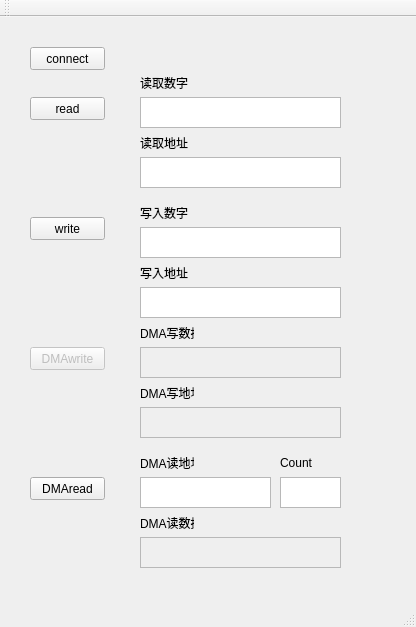
<?xml version="1.0" encoding="UTF-8"?>
<ui version="4.0">
 <class>MainWindow</class>
 <widget class="QMainWindow" name="MainWindow">
  <property name="geometry">
   <rect>
    <x>0</x>
    <y>0</y>
    <width>416</width>
    <height>627</height>
   </rect>
  </property>
  <property name="windowTitle">
   <string>MainWindow</string>
  </property>
  <widget class="QWidget" name="centralWidget">
   <widget class="QPushButton" name="pushButton">
    <property name="geometry">
     <rect>
      <x>30</x>
      <y>30</y>
      <width>75</width>
      <height>23</height>
     </rect>
    </property>
    <property name="text">
     <string>connect</string>
    </property>
   </widget>
   <widget class="QPushButton" name="read">
    <property name="geometry">
     <rect>
      <x>30</x>
      <y>80</y>
      <width>75</width>
      <height>23</height>
     </rect>
    </property>
    <property name="text">
     <string>read</string>
    </property>
   </widget>
   <widget class="QTextEdit" name="Numread">
    <property name="geometry">
     <rect>
      <x>140</x>
      <y>80</y>
      <width>201</width>
      <height>31</height>
     </rect>
    </property>
   </widget>
   <widget class="QPushButton" name="write">
    <property name="geometry">
     <rect>
      <x>30</x>
      <y>200</y>
      <width>75</width>
      <height>23</height>
     </rect>
    </property>
    <property name="text">
     <string>write</string>
    </property>
   </widget>
   <widget class="QTextEdit" name="Numwrite">
    <property name="geometry">
     <rect>
      <x>140</x>
      <y>210</y>
      <width>201</width>
      <height>31</height>
     </rect>
    </property>
   </widget>
   <widget class="QTextEdit" name="Addwrite">
    <property name="geometry">
     <rect>
      <x>140</x>
      <y>270</y>
      <width>201</width>
      <height>31</height>
     </rect>
    </property>
   </widget>
   <widget class="QLabel" name="label">
    <property name="geometry">
     <rect>
      <x>140</x>
      <y>190</y>
      <width>54</width>
      <height>12</height>
     </rect>
    </property>
    <property name="text">
     <string>写入数字</string>
    </property>
   </widget>
   <widget class="QLabel" name="label_2">
    <property name="geometry">
     <rect>
      <x>140</x>
      <y>60</y>
      <width>54</width>
      <height>12</height>
     </rect>
    </property>
    <property name="text">
     <string>读取数字</string>
    </property>
   </widget>
   <widget class="QLabel" name="label_3">
    <property name="geometry">
     <rect>
      <x>140</x>
      <y>250</y>
      <width>54</width>
      <height>12</height>
     </rect>
    </property>
    <property name="text">
     <string>写入地址</string>
    </property>
   </widget>
   <widget class="QTextEdit" name="Addread">
    <property name="geometry">
     <rect>
      <x>140</x>
      <y>140</y>
      <width>201</width>
      <height>31</height>
     </rect>
    </property>
   </widget>
   <widget class="QLabel" name="label_4">
    <property name="geometry">
     <rect>
      <x>140</x>
      <y>120</y>
      <width>54</width>
      <height>12</height>
     </rect>
    </property>
    <property name="text">
     <string>读取地址</string>
    </property>
   </widget>
   <widget class="QTextEdit" name="AddDMAwrite">
    <property name="enabled">
     <bool>false</bool>
    </property>
    <property name="geometry">
     <rect>
      <x>140</x>
      <y>390</y>
      <width>201</width>
      <height>31</height>
     </rect>
    </property>
   </widget>
   <widget class="QTextEdit" name="NumDMAwrite">
    <property name="enabled">
     <bool>false</bool>
    </property>
    <property name="geometry">
     <rect>
      <x>140</x>
      <y>330</y>
      <width>201</width>
      <height>31</height>
     </rect>
    </property>
   </widget>
   <widget class="QLabel" name="label_5">
    <property name="geometry">
     <rect>
      <x>140</x>
      <y>310</y>
      <width>54</width>
      <height>12</height>
     </rect>
    </property>
    <property name="text">
     <string>DMA写数据</string>
    </property>
   </widget>
   <widget class="QLabel" name="label_6">
    <property name="geometry">
     <rect>
      <x>140</x>
      <y>370</y>
      <width>54</width>
      <height>12</height>
     </rect>
    </property>
    <property name="text">
     <string>DMA写地址</string>
    </property>
   </widget>
   <widget class="QPushButton" name="DMAwrite">
    <property name="enabled">
     <bool>false</bool>
    </property>
    <property name="geometry">
     <rect>
      <x>30</x>
      <y>330</y>
      <width>75</width>
      <height>23</height>
     </rect>
    </property>
    <property name="text">
     <string>DMAwrite</string>
    </property>
   </widget>
   <widget class="QTextEdit" name="AddDMAread">
    <property name="enabled">
     <bool>true</bool>
    </property>
    <property name="geometry">
     <rect>
      <x>140</x>
      <y>460</y>
      <width>131</width>
      <height>31</height>
     </rect>
    </property>
   </widget>
   <widget class="QPushButton" name="DMAread">
    <property name="enabled">
     <bool>true</bool>
    </property>
    <property name="geometry">
     <rect>
      <x>30</x>
      <y>460</y>
      <width>75</width>
      <height>23</height>
     </rect>
    </property>
    <property name="text">
     <string>DMAread</string>
    </property>
   </widget>
   <widget class="QTextEdit" name="NumDMAread">
    <property name="enabled">
     <bool>false</bool>
    </property>
    <property name="geometry">
     <rect>
      <x>140</x>
      <y>520</y>
      <width>201</width>
      <height>31</height>
     </rect>
    </property>
   </widget>
   <widget class="QLabel" name="label_7">
    <property name="geometry">
     <rect>
      <x>140</x>
      <y>500</y>
      <width>54</width>
      <height>12</height>
     </rect>
    </property>
    <property name="text">
     <string>DMA读数据</string>
    </property>
   </widget>
   <widget class="QLabel" name="label_8">
    <property name="geometry">
     <rect>
      <x>140</x>
      <y>440</y>
      <width>54</width>
      <height>12</height>
     </rect>
    </property>
    <property name="text">
     <string>DMA读地址</string>
    </property>
   </widget>
   <widget class="QLabel" name="label_9">
    <property name="geometry">
     <rect>
      <x>280</x>
      <y>440</y>
      <width>54</width>
      <height>12</height>
     </rect>
    </property>
    <property name="text">
     <string>Count</string>
    </property>
   </widget>
   <widget class="QTextEdit" name="CountTextEdit">
    <property name="enabled">
     <bool>true</bool>
    </property>
    <property name="geometry">
     <rect>
      <x>280</x>
      <y>460</y>
      <width>61</width>
      <height>31</height>
     </rect>
    </property>
   </widget>
  </widget>
  <widget class="QMenuBar" name="menuBar">
   <property name="geometry">
    <rect>
     <x>0</x>
     <y>0</y>
     <width>416</width>
     <height>23</height>
    </rect>
   </property>
  </widget>
  <widget class="QToolBar" name="mainToolBar">
   <attribute name="toolBarArea">
    <enum>TopToolBarArea</enum>
   </attribute>
   <attribute name="toolBarBreak">
    <bool>false</bool>
   </attribute>
  </widget>
  <widget class="QStatusBar" name="statusBar"/>
 </widget>
 <layoutdefault spacing="6" margin="11"/>
 <resources/>
 <connections/>
</ui>
